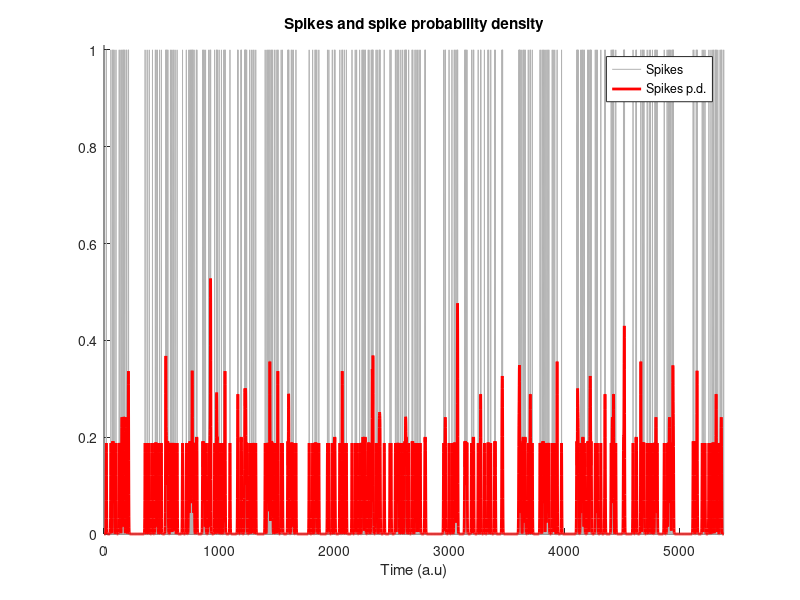

Here is the MATLAB script that generated this plot:
%% Lecture
% Course: Singal processing and image processing in MATLAB and Python
% Section: Time-domain denoising
% Video: Gaussian-smooth a spike time series

%% generate times series of random spikes

% number of spikes
n = 300;

% inter-spike intervals (exponential distribution for bursts)
isi = round(exp(randn(n, 1)) * 10);

% generate spike time series
spikes = 0;

for i=1:n
    spikes(length(spikes) + isi(i)) = 1;
end

figure(1), clf, hold on
h = plot(spikes);
set(gca, 'ylim', [0 1.01], 'xlim', [0 length(spikes) + 1])
set(h, 'color', [1 1 1]*.7)
xlabel('Time (a.u)')

%% create and implement Gaussian window

% full width half maximum: key Gaussian parameter
fwhm = 5;

% normalized time vector in ms
k = 15;
gtime = -k : k;

% create Gaussian window 
gauswin = exp(-(4 * log(2) * gtime.^2) / fwhm^2);
gauswin = gauswin / sum(gauswin);

% initialize filtered signal vector
filtsigG = zeros(size(spikes));

for i = k + 1: length(spikes) - k - 1
    filtsigG(i) = sum(spikes(i - k: i + k).*gauswin);
end

% plot filtered signal (spike probability density)
plot(filtsigG, 'r', 'linew', 2)
legend({'Spikes', 'Spikes p.d.'})
title('Spikes and spike probability density')

